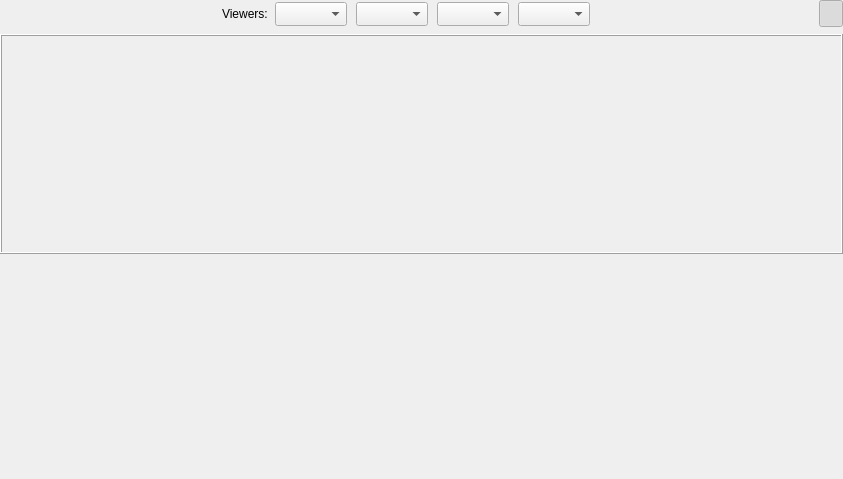
<?xml version="1.0" encoding="UTF-8"?>
<ui version="4.0">
 <class>MutiViewerWidget</class>
 <widget class="QWidget" name="MutiViewerWidget">
  <property name="geometry">
   <rect>
    <x>0</x>
    <y>0</y>
    <width>843</width>
    <height>479</height>
   </rect>
  </property>
  <property name="windowTitle">
   <string>Form</string>
  </property>
  <layout class="QVBoxLayout" name="verticalLayout" stretch="0,1,1">
   <property name="leftMargin">
    <number>0</number>
   </property>
   <property name="topMargin">
    <number>0</number>
   </property>
   <property name="rightMargin">
    <number>0</number>
   </property>
   <property name="bottomMargin">
    <number>0</number>
   </property>
   <item>
    <widget class="QWidget" name="viewerSelector" native="true">
     <layout class="QHBoxLayout" name="horizontalLayout">
      <property name="spacing">
       <number>5</number>
      </property>
      <property name="leftMargin">
       <number>0</number>
      </property>
      <property name="topMargin">
       <number>0</number>
      </property>
      <property name="rightMargin">
       <number>0</number>
      </property>
      <property name="bottomMargin">
       <number>0</number>
      </property>
      <item>
       <spacer name="horizontalSpacer">
        <property name="orientation">
         <enum>Qt::Horizontal</enum>
        </property>
        <property name="sizeHint" stdset="0">
         <size>
          <width>268</width>
          <height>20</height>
         </size>
        </property>
       </spacer>
      </item>
      <item>
       <widget class="QLabel" name="label">
        <property name="text">
         <string>Viewers:</string>
        </property>
       </widget>
      </item>
      <item>
       <widget class="QWidget" name="widget_2" native="true">
        <layout class="QVBoxLayout" name="verticalLayout_2">
         <property name="spacing">
          <number>2</number>
         </property>
         <property name="leftMargin">
          <number>2</number>
         </property>
         <property name="topMargin">
          <number>2</number>
         </property>
         <property name="rightMargin">
          <number>2</number>
         </property>
         <property name="bottomMargin">
          <number>2</number>
         </property>
         <item>
          <widget class="QComboBox" name="viewer1">
           <property name="minimumSize">
            <size>
             <width>0</width>
             <height>24</height>
            </size>
           </property>
          </widget>
         </item>
        </layout>
       </widget>
      </item>
      <item>
       <widget class="QWidget" name="widget_3" native="true">
        <layout class="QVBoxLayout" name="verticalLayout_3">
         <property name="spacing">
          <number>2</number>
         </property>
         <property name="leftMargin">
          <number>2</number>
         </property>
         <property name="topMargin">
          <number>2</number>
         </property>
         <property name="rightMargin">
          <number>2</number>
         </property>
         <property name="bottomMargin">
          <number>2</number>
         </property>
         <item>
          <widget class="QComboBox" name="viewer2">
           <property name="minimumSize">
            <size>
             <width>0</width>
             <height>24</height>
            </size>
           </property>
          </widget>
         </item>
        </layout>
       </widget>
      </item>
      <item>
       <widget class="QWidget" name="widget_4" native="true">
        <layout class="QVBoxLayout" name="verticalLayout_4">
         <property name="spacing">
          <number>2</number>
         </property>
         <property name="leftMargin">
          <number>2</number>
         </property>
         <property name="topMargin">
          <number>2</number>
         </property>
         <property name="rightMargin">
          <number>2</number>
         </property>
         <property name="bottomMargin">
          <number>2</number>
         </property>
         <item>
          <widget class="QComboBox" name="viewer3">
           <property name="minimumSize">
            <size>
             <width>0</width>
             <height>24</height>
            </size>
           </property>
          </widget>
         </item>
        </layout>
       </widget>
      </item>
      <item>
       <widget class="QWidget" name="widget_5" native="true">
        <layout class="QVBoxLayout" name="verticalLayout_5">
         <property name="spacing">
          <number>2</number>
         </property>
         <property name="leftMargin">
          <number>2</number>
         </property>
         <property name="topMargin">
          <number>2</number>
         </property>
         <property name="rightMargin">
          <number>2</number>
         </property>
         <property name="bottomMargin">
          <number>2</number>
         </property>
         <item>
          <widget class="QComboBox" name="viewer4">
           <property name="minimumSize">
            <size>
             <width>0</width>
             <height>24</height>
            </size>
           </property>
          </widget>
         </item>
        </layout>
       </widget>
      </item>
      <item>
       <spacer name="horizontalSpacer_2">
        <property name="orientation">
         <enum>Qt::Horizontal</enum>
        </property>
        <property name="sizeHint" stdset="0">
         <size>
          <width>268</width>
          <height>20</height>
         </size>
        </property>
       </spacer>
      </item>
      <item>
       <widget class="QToolButton" name="fullscreen">
        <property name="minimumSize">
         <size>
          <width>24</width>
          <height>24</height>
         </size>
        </property>
        <property name="text">
         <string/>
        </property>
        <property name="icon">
         <iconset resource="MutiViewerWidget.qrc">
          <normaloff>:/MutiViewerWidget/left</normaloff>
          <normalon>:/MutiViewerWidget/right</normalon>:/MutiViewerWidget/left</iconset>
        </property>
        <property name="iconSize">
         <size>
          <width>20</width>
          <height>20</height>
         </size>
        </property>
        <property name="checkable">
         <bool>true</bool>
        </property>
        <property name="checked">
         <bool>true</bool>
        </property>
        <property name="autoRaise">
         <bool>true</bool>
        </property>
       </widget>
      </item>
     </layout>
    </widget>
   </item>
   <item>
    <widget class="QLabel" name="noConnectorsLabel">
     <property name="font">
      <font>
       <pointsize>20</pointsize>
       <kerning>true</kerning>
      </font>
     </property>
     <property name="frameShape">
      <enum>QFrame::Box</enum>
     </property>
     <property name="frameShadow">
      <enum>QFrame::Raised</enum>
     </property>
     <property name="text">
      <string/>
     </property>
     <property name="pixmap">
      <pixmap resource="../ConnectorPluginManager/ConnectorPluginManager.qrc">:/ConnectorPluginManager/plug_icon</pixmap>
     </property>
     <property name="alignment">
      <set>Qt::AlignCenter</set>
     </property>
     <property name="margin">
      <number>0</number>
     </property>
    </widget>
   </item>
   <item>
    <widget class="QuadSplitter" name="widgets" native="true"/>
   </item>
  </layout>
 </widget>
 <customwidgets>
  <customwidget>
   <class>QuadSplitter</class>
   <extends>QWidget</extends>
   <header>QuadSplitter.h</header>
   <container>1</container>
  </customwidget>
 </customwidgets>
 <resources>
  <include location="../ConnectorPluginManager/ConnectorPluginManager.qrc"/>
  <include location="MutiViewerWidget.qrc"/>
 </resources>
 <connections/>
</ui>
